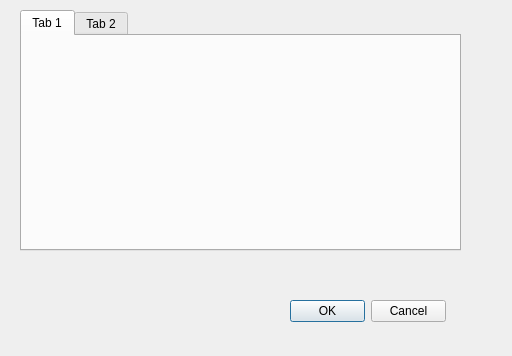
<?xml version="1.0" encoding="UTF-8"?>
<ui version="4.0">
 <class>DialogSetting</class>
 <widget class="QDialog" name="DialogSetting">
  <property name="geometry">
   <rect>
    <x>0</x>
    <y>0</y>
    <width>512</width>
    <height>356</height>
   </rect>
  </property>
  <property name="windowTitle">
   <string>系统设置</string>
  </property>
  <widget class="QTabWidget" name="tabWidget">
   <property name="geometry">
    <rect>
     <x>20</x>
     <y>10</y>
     <width>441</width>
     <height>241</height>
    </rect>
   </property>
   <widget class="QWidget" name="tab">
    <attribute name="title">
     <string>Tab 1</string>
    </attribute>
   </widget>
   <widget class="QWidget" name="tab_2">
    <attribute name="title">
     <string>Tab 2</string>
    </attribute>
   </widget>
  </widget>
  <widget class="QDialogButtonBox" name="buttonBox">
   <property name="geometry">
    <rect>
     <x>290</x>
     <y>300</y>
     <width>156</width>
     <height>23</height>
    </rect>
   </property>
   <property name="standardButtons">
    <set>QDialogButtonBox::Cancel|QDialogButtonBox::Ok</set>
   </property>
  </widget>
 </widget>
 <resources/>
 <connections/>
</ui>
